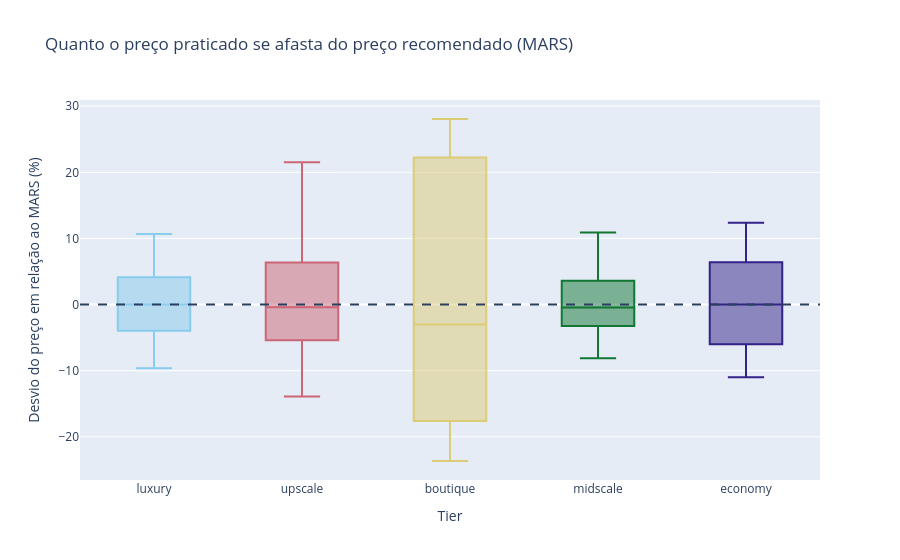

Here is the notebook cell this chart was saved with:
### Code cell
g.desvio_mars(decisoes).show()

### Figure 1 — Plotly figure (JSON) as saved in the notebook; plotly's stock layout.template omitted (floating-point values rounded to 4 significant figures; data arrays with more than 128 entries replaced by an {"elided": "..."} marker saying what was removed)
{"data": [{"alignmentgroup": "True", "hovertemplate": "Tier=%{x}<br>Desvio do preço em relação ao MARS (%)=%{y}<extra></extra>", "legendgroup": "luxury", "marker": {"color": "rgb(136, 204, 238)"}, "name": "luxury", "notched": false, "offsetgroup": "luxury", "orientation": "v", "showlegend": true, "type": "box", "x": {"elided": "206 str values"}, "x0": " ", "xaxis": "x", "y": {"elided": "206 float values"}, "y0": " ", "yaxis": "y"}, {"alignmentgroup": "True", "hovertemplate": "Tier=%{x}<br>Desvio do preço em relação ao MARS (%)=%{y}<extra></extra>", "legendgroup": "upscale", "marker": {"color": "rgb(204, 102, 119)"}, "name": "upscale", "notched": false, "offsetgroup": "upscale", "orientation": "v", "showlegend": true, "type": "box", "x": {"elided": "412 str values"}, "x0": " ", "xaxis": "x", "y": {"elided": "412 float values"}, "y0": " ", "yaxis": "y"}, {"alignmentgroup": "True", "hovertemplate": "Tier=%{x}<br>Desvio do preço em relação ao MARS (%)=%{y}<extra></extra>", "legendgroup": "boutique", "marker": {"color": "rgb(221, 204, 119)"}, "name": "boutique", "notched": false, "offsetgroup": "boutique", "orientation": "v", "showlegend": true, "type": "box", "x": {"elided": "309 str values"}, "x0": " ", "xaxis": "x", "y": {"elided": "309 float values"}, "y0": " ", "yaxis": "y"}, {"alignmentgroup": "True", "hovertemplate": "Tier=%{x}<br>Desvio do preço em relação ao MARS (%)=%{y}<extra></extra>", "legendgroup": "midscale", "marker": {"color": "rgb(17, 119, 51)"}, "name": "midscale", "notched": false, "offsetgroup": "midscale", "orientation": "v", "showlegend": true, "type": "box", "x": {"elided": "309 str values"}, "x0": " ", "xaxis": "x", "y": {"elided": "309 float values"}, "y0": " ", "yaxis": "y"}, {"alignmentgroup": "True", "hovertemplate": "Tier=%{x}<br>Desvio do preço em relação ao MARS (%)=%{y}<extra></extra>", "legendgroup": "economy", "marker": {"color": "rgb(51, 34, 136)"}, "name": "economy", "notched": false, "offsetgroup": "economy", "orientation": "v", "showlegend": true, "type": "box", "x": {"elided": "206 str values"}, "x0": " ", "xaxis": "x", "y": {"elided": "206 float values"}, "y0": " ", "yaxis": "y"}], "layout": {"boxmode": "overlay", "legend": {"title": {"text": "Tier"}, "tracegroupgap": 0}, "shapes": [{"line": {"dash": "dash"}, "type": "line", "x0": 0, "x1": 1, "xref": "x domain", "y0": 0, "y1": 0, "yref": "y"}], "showlegend": false, "title": {"text": "Quanto o preço praticado se afasta do preço recomendado (MARS)"}, "xaxis": {"anchor": "y", "categoryarray": ["luxury", "upscale", "boutique", "midscale", "economy"], "categoryorder": "array", "domain": [0, 1], "title": {"text": "Tier"}}, "yaxis": {"anchor": "x", "domain": [0, 1], "title": {"text": "Desvio do preço em relação ao MARS (%)"}}}}
